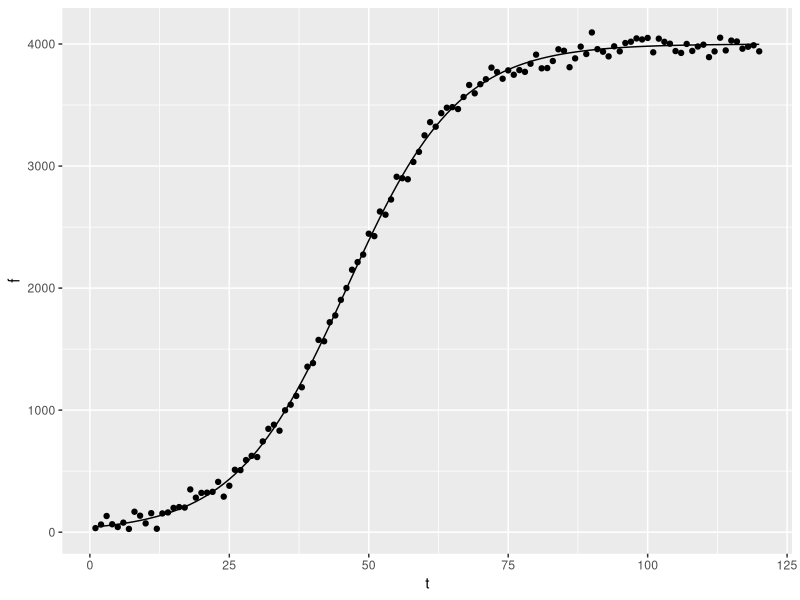

Here is the R script that generated this plot: (Note: this script raises an error after producing the figure.)
library(ggplot2)

f <- function(a,b,c,t) c/(1+a*exp(-b*t))
# function for s curve with added noise
y <- function(a,b,c,d,t) c/(1+a*exp(-b*t))+rnorm(length(t), mean=0,sd=d)

t <- seq(1, 120, 1)
c <- 4000
a <- 100
b <- 0.1
d <- 50

values_noisy <- -1
while (!all(values_noisy>0)) {
  values <- f(a, b, c, t)
  values_noisy <- values + rnorm(length(t), mean=0, sd=d)
}
data <- data.frame(t, values, values_noisy)
names(data) <- c("t", "f", "y")

ggplot(data, aes(x=t)) + geom_line(aes(y=f)) + geom_point(aes(y=y))

saveRDS(data, "data/data.rds")